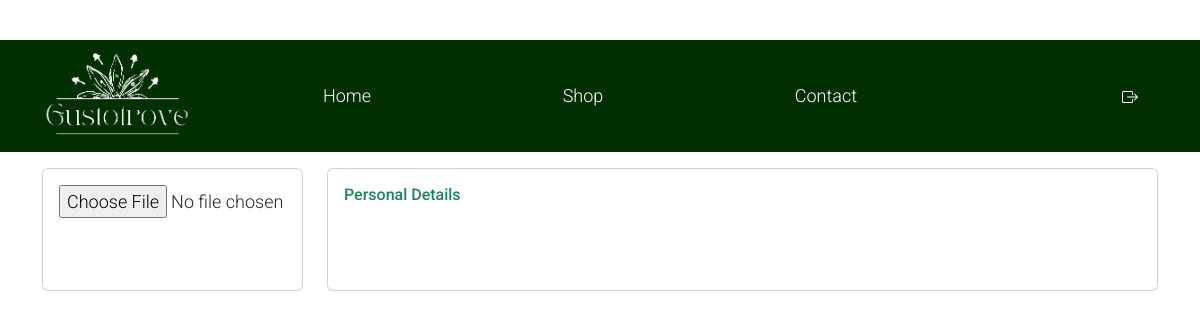
The app's page /profile_view/1 (signed in), older data.
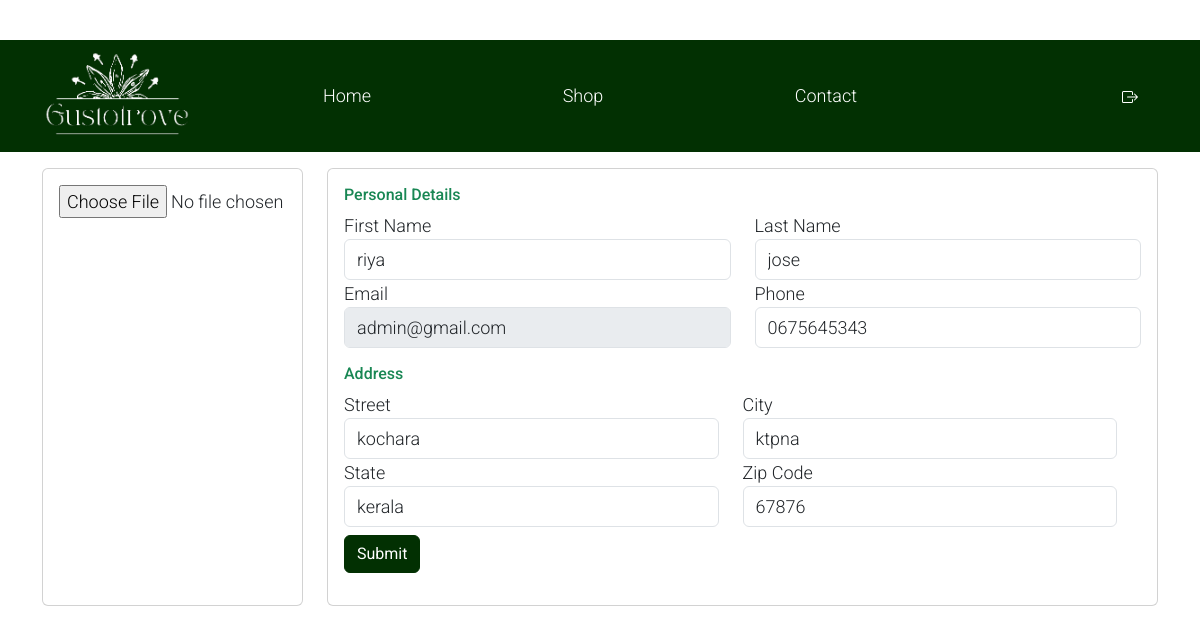
The same page, newer data.
### storeapp/models.py (models this page shows, shortened)
class UserProfile(models.Model):
    user = models.OneToOneField(CustomUser, on_delete=models.CASCADE)
    profile_picture = models.ImageField(default="user_avatar.jpg", blank=True, null=True)
    f_name = models.CharField(max_length=100)
    l_name = models.CharField(max_length=100)
    email = models.EmailField()
    phone = models.CharField(max_length=20)
    street = models.CharField(max_length=100)
    city = models.CharField(max_length=50)
    state = models.CharField(max_length=50)
    zip_code = models.CharField(max_length=10)

### userapp/models.py (models this page shows, shortened)
class CustomUser(AbstractUser):
    username = None
    USERNAME_FIELD  = 'email'
    name = models.CharField(max_length=100, default='')
    email = models.EmailField(unique=True)
    password = models.CharField(max_length=128)
    is_customer = models.BooleanField(default=False)
    is_seller = models.BooleanField(default=False)
    gstn = models.CharField(max_length=15, blank=True, null=True)  # GSTN field
    REQUIRED_FIELDS = []

### storeapp/views.py (the view)
# urls.py: path('profile_view/<int:user>',views.cust_profile,name='cust_profile'),
@login_required(login_url='custom_login')
def cust_profile(request,user):
    data=UserProfile.objects.filter(user_id=user)
    return render(request,'custprofile.html',{'data':data})

### template/custprofile.html (shortened to what the changed rows need)
{% load static %}
<!DOCTYPE html>
<html>
<head>
    <link rel="stylesheet" href="{% static 'userprof.css' %}">
    <link rel="stylesheet" href="{% static 'css/bootstrap.min.css' %}">
    <link rel="stylesheet" href="{% static 'css/templatemo.css' %}">
    <link rel="stylesheet" href="{% static '/css/custom.css' %}">
    <link rel="stylesheet" href="{% static 'css/fontawesome.min.css' %}">
    <link href="https://cdn.jsdelivr.net/npm/bootstrap@5.3.1/dist/css/bootstrap.min.css" rel="stylesheet">
</head>
<body>
    <div class="container mt-3" >
        <div class="row gutters">
            <div class="col-xl-9 col-lg-9 col-md-12 col-sm-12 col-12">
                <div class="card h-100">
                    <div class="card-body">
                        <form method="post" enctype="multipart/form-data" action="{% url 'profile' %}">
                            <div class="row gutters">
                                <div class="col-xl-6 col-lg-6 col-md-6 col-sm-6 col-12">
                                    {% for i in data %}
                                    <div class="form-group">
                                        <label for="fullName">First Name</label>
                                        <input type="text" class="form-control"  name="fName" id="fName" value="{{ i.f_name }}">
                                    </div>
                                </div>
                                <div class="col-xl-6 col-lg-6 col-md-6 col-sm-6 col-12">
                                    <div class="form-group">
                                        <label for="fullName">Last Name</label>
                                        <input type="text" class="form-control"  name="sName"id="sName"  value="{{ i.l_name }}">
                                    </div>
                                </div>
                                <div class="col-xl-6 col-lg-6 col-md-6 col-sm-6 col-12">
                                    <div class="form-group">
                                        <label for="eMail">Email</label>
                                        <input type="email" class="form-control" name="email"id="eMail" disabled value="{{user.email}}"  value="{{ user_profile.email }}">
                                    </div>
                                </div>
                                <div class="col-xl-6 col-lg-6 col-md-6 col-sm-6 col-12">
                                    <div class="form-group">
                                        <label for="phone">Phone</label>
                                        <input type="text" class="form-control" id="phone" name="phone" value="{{ i.phone }}">
                                    </div>
                                </div>
                            <div class="row gutters">
                                <div class="col-xl-12 col-lg-12 col-md-12 col-sm-12 col-12">
                                    <h6 class="mt-3 mb-2 text-success">Address</h6>
                                </div>
                                <div class="col-xl-6 col-lg-6 col-md-6 col-sm-6 col-12">
                                    <div class="form-group">
                                        <label for="Street">Street</label>
                                        <input type="name" name="street"class="form-control" id="Street" value="{{ i.street }}">
                                    </div>
                                </div>
                                <div class="col-xl-6 col-lg-6 col-md-6 col-sm-6 col-12">
                                    <div class="form-group">
                                        <label for="ciTy">City</label>
                                        <input type="name"name="city" class="form-control" id="ciTy" value="{{ i.city }}">
                                    </div>
                                </div>
                                <div class="col-xl-6 col-lg-6 col-md-6 col-sm-6 col-12">
                                    <div class="form-group">
                                        <label for="sTate">State</label>
                                        <input type="text" name="state"class="form-control" id="sTate" value="{{ i.state }}">
                                    </div>
                                </div>
                                <div class="col-xl-6 col-lg-6 col-md-6 col-sm-6 col-12">
                                    <div class="form-group">
                                        <label for="zIp">Zip Code</label>
                                        <input type="text" class="form-control" name="zip_code" id="zIp" value="{{ i.zip_code }}">
                                    </div>
                                </div>
                            </div>
                            </div>
                            <div class="row gutters">
                                <div class="col-xl-12 col-lg-12 col-md-12 col-sm-12 col-12">
                                    <div class="text-right">
                                        <button type="submit" name="action" value="submit" class="btn btn-success mt-2">Submit</button>
                                    </div>
                                </div>
                            </div>
                        </form>
                        {% endfor %}
                    </div>
                </div>
            </div>
        </div>
    </div>
</body>
</html>

Row changes from the older to the newer data that the page shows:
added UserProfile: fName "riya", sName "jose", phone "0675645343", street "kochara", city "ktpna", state "kerala", zip_code "67876"
now on this page (row edited): CustomUser: email "admin@gmail.com"
